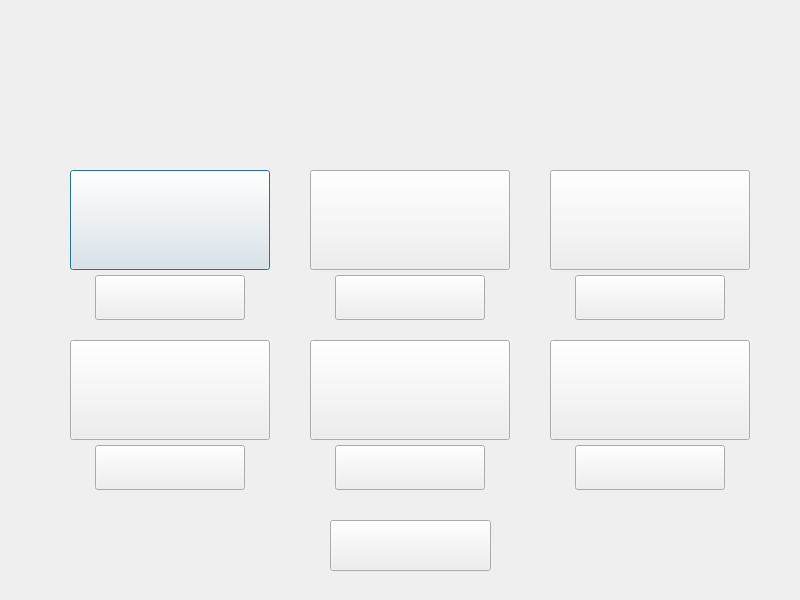
<?xml version="1.0" encoding="UTF-8"?>
<ui version="4.0">
 <class>Dialog</class>
 <widget class="QDialog" name="Dialog">
  <property name="geometry">
   <rect>
    <x>0</x>
    <y>0</y>
    <width>800</width>
    <height>600</height>
   </rect>
  </property>
  <property name="windowTitle">
   <string>Dialog</string>
  </property>
  <widget class="QLabel" name="label">
   <property name="geometry">
    <rect>
     <x>0</x>
     <y>0</y>
     <width>800</width>
     <height>600</height>
    </rect>
   </property>
   <property name="text">
    <string/>
   </property>
   <property name="pixmap">
    <pixmap>assets/Screen2/TloGlowneZTytulem.png</pixmap>
   </property>
   <property name="scaledContents">
    <bool>true</bool>
   </property>
  </widget>
  <widget class="QPushButton" name="EuropeButton">
   <property name="geometry">
    <rect>
     <x>70</x>
     <y>170</y>
     <width>200</width>
     <height>100</height>
    </rect>
   </property>
   <property name="text">
    <string/>
   </property>
   <property name="icon">
    <iconset>
     <normaloff>assets/Chapters/Topics/Panstwa/PanstwaEuropy.png</normaloff>assets/Chapters/Topics/Panstwa/PanstwaEuropy.png</iconset>
   </property>
   <property name="iconSize">
    <size>
     <width>200</width>
     <height>100</height>
    </size>
   </property>
  </widget>
  <widget class="QPushButton" name="pushButton_2">
   <property name="geometry">
    <rect>
     <x>310</x>
     <y>170</y>
     <width>200</width>
     <height>100</height>
    </rect>
   </property>
   <property name="text">
    <string/>
   </property>
   <property name="icon">
    <iconset>
     <normaloff>assets/Chapters/Topics/Panstwa/PanstwaAfryki.png</normaloff>assets/Chapters/Topics/Panstwa/PanstwaAfryki.png</iconset>
   </property>
   <property name="iconSize">
    <size>
     <width>200</width>
     <height>100</height>
    </size>
   </property>
  </widget>
  <widget class="QPushButton" name="pushButton_3">
   <property name="geometry">
    <rect>
     <x>550</x>
     <y>170</y>
     <width>200</width>
     <height>100</height>
    </rect>
   </property>
   <property name="text">
    <string/>
   </property>
   <property name="icon">
    <iconset>
     <normaloff>assets/Chapters/Topics/Panstwa/PanstwaAmerykaPoludniowa.png</normaloff>assets/Chapters/Topics/Panstwa/PanstwaAmerykaPoludniowa.png</iconset>
   </property>
   <property name="iconSize">
    <size>
     <width>200</width>
     <height>100</height>
    </size>
   </property>
  </widget>
  <widget class="QPushButton" name="pushButton_4">
   <property name="geometry">
    <rect>
     <x>70</x>
     <y>340</y>
     <width>200</width>
     <height>100</height>
    </rect>
   </property>
   <property name="text">
    <string/>
   </property>
   <property name="icon">
    <iconset>
     <normaloff>assets/Chapters/Topics/Panstwa/PanstwaAmerykiPolnocnej.png</normaloff>assets/Chapters/Topics/Panstwa/PanstwaAmerykiPolnocnej.png</iconset>
   </property>
   <property name="iconSize">
    <size>
     <width>200</width>
     <height>100</height>
    </size>
   </property>
  </widget>
  <widget class="QPushButton" name="pushButton_5">
   <property name="geometry">
    <rect>
     <x>310</x>
     <y>340</y>
     <width>200</width>
     <height>100</height>
    </rect>
   </property>
   <property name="text">
    <string/>
   </property>
   <property name="icon">
    <iconset>
     <normaloff>assets/Chapters/Topics/Panstwa/PanstwaAustralii.png</normaloff>assets/Chapters/Topics/Panstwa/PanstwaAustralii.png</iconset>
   </property>
   <property name="iconSize">
    <size>
     <width>200</width>
     <height>100</height>
    </size>
   </property>
  </widget>
  <widget class="QPushButton" name="pushButton_6">
   <property name="geometry">
    <rect>
     <x>550</x>
     <y>340</y>
     <width>200</width>
     <height>100</height>
    </rect>
   </property>
   <property name="text">
    <string/>
   </property>
   <property name="icon">
    <iconset>
     <normaloff>assets/Chapters/Topics/Panstwa/PanstwaAzji.png</normaloff>assets/Chapters/Topics/Panstwa/PanstwaAzji.png</iconset>
   </property>
   <property name="iconSize">
    <size>
     <width>200</width>
     <height>100</height>
    </size>
   </property>
  </widget>
  <widget class="QPushButton" name="TestEuropeButton">
   <property name="geometry">
    <rect>
     <x>95</x>
     <y>275</y>
     <width>150</width>
     <height>45</height>
    </rect>
   </property>
   <property name="text">
    <string/>
   </property>
   <property name="icon">
    <iconset>
     <normaloff>assets/Chapters/Topics/TestWykonaj.png</normaloff>assets/Chapters/Topics/TestWykonaj.png</iconset>
   </property>
   <property name="iconSize">
    <size>
     <width>150</width>
     <height>51</height>
    </size>
   </property>
  </widget>
  <widget class="QPushButton" name="pushButton_8">
   <property name="geometry">
    <rect>
     <x>335</x>
     <y>275</y>
     <width>150</width>
     <height>45</height>
    </rect>
   </property>
   <property name="text">
    <string/>
   </property>
   <property name="icon">
    <iconset>
     <normaloff>assets/Chapters/Topics/TestWykonaj.png</normaloff>assets/Chapters/Topics/TestWykonaj.png</iconset>
   </property>
   <property name="iconSize">
    <size>
     <width>150</width>
     <height>51</height>
    </size>
   </property>
  </widget>
  <widget class="QPushButton" name="pushButton_9">
   <property name="geometry">
    <rect>
     <x>575</x>
     <y>275</y>
     <width>150</width>
     <height>45</height>
    </rect>
   </property>
   <property name="text">
    <string/>
   </property>
   <property name="icon">
    <iconset>
     <normaloff>assets/Chapters/Topics/TestWykonaj.png</normaloff>assets/Chapters/Topics/TestWykonaj.png</iconset>
   </property>
   <property name="iconSize">
    <size>
     <width>150</width>
     <height>51</height>
    </size>
   </property>
  </widget>
  <widget class="QPushButton" name="pushButton_10">
   <property name="geometry">
    <rect>
     <x>95</x>
     <y>445</y>
     <width>150</width>
     <height>45</height>
    </rect>
   </property>
   <property name="text">
    <string/>
   </property>
   <property name="icon">
    <iconset>
     <normaloff>assets/Chapters/Topics/TestWykonaj.png</normaloff>assets/Chapters/Topics/TestWykonaj.png</iconset>
   </property>
   <property name="iconSize">
    <size>
     <width>150</width>
     <height>51</height>
    </size>
   </property>
  </widget>
  <widget class="QPushButton" name="pushButton_11">
   <property name="geometry">
    <rect>
     <x>335</x>
     <y>445</y>
     <width>150</width>
     <height>45</height>
    </rect>
   </property>
   <property name="text">
    <string/>
   </property>
   <property name="icon">
    <iconset>
     <normaloff>assets/Chapters/Topics/TestWykonaj.png</normaloff>assets/Chapters/Topics/TestWykonaj.png</iconset>
   </property>
   <property name="iconSize">
    <size>
     <width>150</width>
     <height>51</height>
    </size>
   </property>
  </widget>
  <widget class="QPushButton" name="pushButton_12">
   <property name="geometry">
    <rect>
     <x>575</x>
     <y>445</y>
     <width>150</width>
     <height>45</height>
    </rect>
   </property>
   <property name="text">
    <string/>
   </property>
   <property name="icon">
    <iconset>
     <normaloff>assets/Chapters/Topics/TestWykonaj.png</normaloff>assets/Chapters/Topics/TestWykonaj.png</iconset>
   </property>
   <property name="iconSize">
    <size>
     <width>150</width>
     <height>51</height>
    </size>
   </property>
  </widget>
  <widget class="QPushButton" name="BackButton">
   <property name="geometry">
    <rect>
     <x>330</x>
     <y>520</y>
     <width>161</width>
     <height>51</height>
    </rect>
   </property>
   <property name="text">
    <string/>
   </property>
   <property name="icon">
    <iconset>
     <normaloff>assets/Cofnij.png</normaloff>assets/Cofnij.png</iconset>
   </property>
   <property name="iconSize">
    <size>
     <width>161</width>
     <height>51</height>
    </size>
   </property>
  </widget>
 </widget>
 <resources/>
 <connections/>
</ui>
